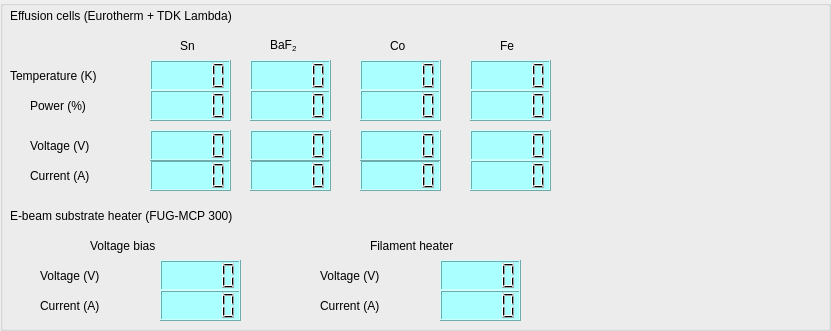
     <widget class="QGroupBox" name="groupBox_8">
      <property name="geometry">
       <rect>
        <x>10</x>
        <y>400</y>
        <width>831</width>
        <height>331</height>
       </rect>
      </property>
      <property name="title">
       <string/>
      </property>
      <widget class="QLabel" name="label_215">
       <property name="geometry">
        <rect>
         <x>10</x>
         <y>0</y>
         <width>471</width>
         <height>31</height>
        </rect>
       </property>
       <property name="styleSheet">
        <string notr="true">font: 12pt &quot;MS Shell Dlg 2&quot;;</string>
       </property>
       <property name="text">
        <string>Effusion cells (Eurotherm + TDK Lambda)</string>
       </property>
      </widget>
      <widget class="QLCDNumber" name="lcdNumber_74">
       <property name="geometry">
        <rect>
         <x>150</x>
         <y>60</y>
         <width>81</width>
         <height>31</height>
        </rect>
       </property>
       <property name="styleSheet">
        <string notr="true">background-color: rgb(170, 255, 255);</string>
       </property>
      </widget>
      <widget class="QLabel" name="label_216">
       <property name="geometry">
        <rect>
         <x>180</x>
         <y>30</y>
         <width>91</width>
         <height>31</height>
        </rect>
       </property>
       <property name="styleSheet">
        <string notr="true">font: 12pt &quot;MS Shell Dlg 2&quot;;</string>
       </property>
       <property name="text">
        <string>Sn</string>
       </property>
      </widget>
      <widget class="QLabel" name="label_217">
       <property name="geometry">
        <rect>
         <x>270</x>
         <y>30</y>
         <width>81</width>
         <height>31</height>
        </rect>
       </property>
       <property name="styleSheet">
        <string notr="true">font: 12pt &quot;MS Shell Dlg 2&quot;;</string>
       </property>
       <property name="text">
        <string>&lt;html&gt;&lt;head/&gt;&lt;body&gt;&lt;p&gt;BaF&lt;span style=&quot; vertical-align:sub;&quot;&gt;2&lt;/span&gt;&lt;/p&gt;&lt;/body&gt;&lt;/html&gt;</string>
       </property>
      </widget>
      <widget class="QLCDNumber" name="lcdNumber_75">
       <property name="geometry">
        <rect>
         <x>250</x>
         <y>60</y>
         <width>81</width>
         <height>31</height>
        </rect>
       </property>
       <property name="styleSheet">
        <string notr="true">background-color: rgb(170, 255, 255);</string>
       </property>
      </widget>
      <widget class="QLabel" name="label_218">
       <property name="geometry">
        <rect>
         <x>390</x>
         <y>30</y>
         <width>71</width>
         <height>31</height>
        </rect>
       </property>
       <property name="styleSheet">
        <string notr="true">font: 12pt &quot;MS Shell Dlg 2&quot;;</string>
       </property>
       <property name="text">
        <string>Co</string>
       </property>
      </widget>
      <widget class="QLabel" name="label_219">
       <property name="geometry">
        <rect>
         <x>500</x>
         <y>30</y>
         <width>41</width>
         <height>31</height>
        </rect>
       </property>
       <property name="styleSheet">
        <string notr="true">font: 12pt &quot;MS Shell Dlg 2&quot;;</string>
       </property>
       <property name="text">
        <string>Fe</string>
       </property>
      </widget>
      <widget class="QLCDNumber" name="lcdNumber_76">
       <property name="geometry">
        <rect>
         <x>360</x>
         <y>60</y>
         <width>81</width>
         <height>31</height>
        </rect>
       </property>
       <property name="styleSheet">
        <string notr="true">background-color: rgb(170, 255, 255);</string>
       </property>
      </widget>
      <widget class="QLCDNumber" name="lcdNumber_77">
       <property name="geometry">
        <rect>
         <x>470</x>
         <y>60</y>
         <width>81</width>
         <height>31</height>
        </rect>
       </property>
       <property name="styleSheet">
        <string notr="true">background-color: rgb(170, 255, 255);</string>
       </property>
      </widget>
      <widget class="QLabel" name="label_226">
       <property name="geometry">
        <rect>
         <x>10</x>
         <y>60</y>
         <width>161</width>
         <height>31</height>
        </rect>
       </property>
       <property name="styleSheet">
        <string notr="true">font: 10pt &quot;MS Shell Dlg 2&quot;;</string>
       </property>
       <property name="text">
        <string>Temperature (K)</string>
       </property>
      </widget>
      <widget class="QLabel" name="label_227">
       <property name="geometry">
        <rect>
         <x>30</x>
         <y>90</y>
         <width>131</width>
         <height>31</height>
        </rect>
       </property>
       <property name="styleSheet">
        <string notr="true">font: 10pt &quot;MS Shell Dlg 2&quot;;</string>
       </property>
       <property name="text">
        <string>Power (%)</string>
       </property>
      </widget>
      <widget class="QLCDNumber" name="lcdNumber_82">
       <property name="geometry">
        <rect>
         <x>360</x>
         <y>90</y>
         <width>81</width>
         <height>31</height>
        </rect>
       </property>
       <property name="styleSheet">
        <string notr="true">background-color: rgb(170, 255, 255);</string>
       </property>
      </widget>
      <widget class="QLCDNumber" name="lcdNumber_83">
       <property name="geometry">
        <rect>
         <x>250</x>
         <y>90</y>
         <width>81</width>
         <height>31</height>
        </rect>
       </property>
       <property name="styleSheet">
        <string notr="true">background-color: rgb(170, 255, 255);</string>
       </property>
      </widget>
      <widget class="QLCDNumber" name="lcdNumber_84">
       <property name="geometry">
        <rect>
         <x>470</x>
         <y>90</y>
         <width>81</width>
         <height>31</height>
        </rect>
       </property>
       <property name="styleSheet">
        <string notr="true">background-color: rgb(170, 255, 255);</string>
       </property>
      </widget>
      <widget class="QLCDNumber" name="lcdNumber_85">
       <property name="geometry">
        <rect>
         <x>150</x>
         <y>90</y>
         <width>81</width>
         <height>31</height>
        </rect>
       </property>
       <property name="styleSheet">
        <string notr="true">background-color: rgb(170, 255, 255);</string>
       </property>
      </widget>
      <widget class="QLabel" name="label_228">
       <property name="geometry">
        <rect>
         <x>30</x>
         <y>130</y>
         <width>161</width>
         <height>31</height>
        </rect>
       </property>
       <property name="styleSheet">
        <string notr="true">font: 10pt &quot;MS Shell Dlg 2&quot;;</string>
       </property>
       <property name="text">
        <string>Voltage (V)</string>
       </property>
      </widget>
      <widget class="QLabel" name="label_229">
       <property name="geometry">
        <rect>
         <x>30</x>
         <y>160</y>
         <width>161</width>
         <height>31</height>
        </rect>
       </property>
       <property name="styleSheet">
        <string notr="true">font: 10pt &quot;MS Shell Dlg 2&quot;;</string>
       </property>
       <property name="text">
        <string>Current (A)</string>
       </property>
      </widget>
      <widget class="QLCDNumber" name="lcdNumber_86">
       <property name="geometry">
        <rect>
         <x>360</x>
         <y>160</y>
         <width>81</width>
         <height>31</height>
        </rect>
       </property>
       <property name="styleSheet">
        <string notr="true">background-color: rgb(170, 255, 255);</string>
       </property>
      </widget>
      <widget class="QLCDNumber" name="lcdNumber_87">
       <property name="geometry">
        <rect>
         <x>360</x>
         <y>130</y>
         <width>81</width>
         <height>31</height>
        </rect>
       </property>
       <property name="styleSheet">
        <string notr="true">background-color: rgb(170, 255, 255);</string>
       </property>
      </widget>
      <widget class="QLCDNumber" name="lcdNumber_88">
       <property name="geometry">
        <rect>
         <x>250</x>
         <y>160</y>
         <width>81</width>
         <height>31</height>
        </rect>
       </property>
       <property name="styleSheet">
        <string notr="true">background-color: rgb(170, 255, 255);</string>
       </property>
      </widget>
      <widget class="QLCDNumber" name="lcdNumber_89">
       <property name="geometry">
        <rect>
         <x>150</x>
         <y>160</y>
         <width>81</width>
         <height>31</height>
        </rect>
       </property>
       <property name="styleSheet">
        <string notr="true">background-color: rgb(170, 255, 255);</string>
       </property>
      </widget>
      <widget class="QLCDNumber" name="lcdNumber_90">
       <property name="geometry">
        <rect>
         <x>250</x>
         <y>130</y>
         <width>81</width>
         <height>31</height>
        </rect>
       </property>
       <property name="styleSheet">
        <string notr="true">background-color: rgb(170, 255, 255);</string>
       </property>
      </widget>
      <widget class="QLCDNumber" name="lcdNumber_91">
       <property name="geometry">
        <rect>
         <x>470</x>
         <y>130</y>
         <width>81</width>
         <height>31</height>
        </rect>
       </property>
       <property name="styleSheet">
        <string notr="true">background-color: rgb(170, 255, 255);</string>
       </property>
      </widget>
      <widget class="QLCDNumber" name="lcdNumber_92">
       <property name="geometry">
        <rect>
         <x>470</x>
         <y>160</y>
         <width>81</width>
         <height>31</height>
        </rect>
       </property>
       <property name="styleSheet">
        <string notr="true">background-color: rgb(170, 255, 255);</string>
       </property>
      </widget>
      <widget class="QLCDNumber" name="lcdNumber_93">
       <property name="geometry">
        <rect>
         <x>150</x>
         <y>130</y>
         <width>81</width>
         <height>31</height>
        </rect>
       </property>
       <property name="styleSheet">
        <string notr="true">background-color: rgb(170, 255, 255);</string>
       </property>
      </widget>
      <widget class="QLabel" name="label_231">
       <property name="geometry">
        <rect>
         <x>10</x>
         <y>200</y>
         <width>471</width>
         <height>31</height>
        </rect>
       </property>
       <property name="styleSheet">
        <string notr="true">font: 12pt &quot;MS Shell Dlg 2&quot;;</string>
       </property>
       <property name="text">
        <string>E-beam substrate heater (FUG-MCP 300)</string>
       </property>
      </widget>
      <widget class="QLabel" name="label_232">
       <property name="geometry">
        <rect>
         <x>40</x>
         <y>290</y>
         <width>161</width>
         <height>31</height>
        </rect>
       </property>
       <property name="styleSheet">
        <string notr="true">font: 10pt &quot;MS Shell Dlg 2&quot;;</string>
       </property>
       <property name="text">
        <string>Current (A)</string>
       </property>
      </widget>
      <widget class="QLCDNumber" name="lcdNumber_94">
       <property name="geometry">
        <rect>
         <x>160</x>
         <y>260</y>
         <width>81</width>
         <height>31</height>
        </rect>
       </property>
       <property name="styleSheet">
        <string notr="true">background-color: rgb(170, 255, 255);</string>
       </property>
      </widget>
      <widget class="QLabel" name="label_233">
       <property name="geometry">
        <rect>
         <x>40</x>
         <y>260</y>
         <width>161</width>
         <height>31</height>
        </rect>
       </property>
       <property name="styleSheet">
        <string notr="true">font: 10pt &quot;MS Shell Dlg 2&quot;;</string>
       </property>
       <property name="text">
        <string>Voltage (V)</string>
       </property>
      </widget>
      <widget class="QLCDNumber" name="lcdNumber_95">
       <property name="geometry">
        <rect>
         <x>160</x>
         <y>290</y>
         <width>81</width>
         <height>31</height>
        </rect>
       </property>
       <property name="styleSheet">
        <string notr="true">background-color: rgb(170, 255, 255);</string>
       </property>
      </widget>
      <widget class="QLabel" name="label_234">
       <property name="geometry">
        <rect>
         <x>320</x>
         <y>290</y>
         <width>161</width>
         <height>31</height>
        </rect>
       </property>
       <property name="styleSheet">
        <string notr="true">font: 10pt &quot;MS Shell Dlg 2&quot;;</string>
       </property>
       <property name="text">
        <string>Current (A)</string>
       </property>
      </widget>
      <widget class="QLCDNumber" name="lcdNumber_96">
       <property name="geometry">
        <rect>
         <x>440</x>
         <y>260</y>
         <width>81</width>
         <height>31</height>
        </rect>
       </property>
       <property name="styleSheet">
        <string notr="true">background-color: rgb(170, 255, 255);</string>
       </property>
      </widget>
      <widget class="QLabel" name="label_235">
       <property name="geometry">
        <rect>
         <x>320</x>
         <y>260</y>
         <width>161</width>
         <height>31</height>
        </rect>
       </property>
       <property name="styleSheet">
        <string notr="true">font: 10pt &quot;MS Shell Dlg 2&quot;;</string>
       </property>
       <property name="text">
        <string>Voltage (V)</string>
       </property>
      </widget>
      <widget class="QLCDNumber" name="lcdNumber_97">
       <property name="geometry">
        <rect>
         <x>440</x>
         <y>290</y>
         <width>81</width>
         <height>31</height>
        </rect>
       </property>
       <property name="styleSheet">
        <string notr="true">background-color: rgb(170, 255, 255);</string>
       </property>
      </widget>
      <widget class="QLabel" name="label_236">
       <property name="geometry">
        <rect>
         <x>370</x>
         <y>230</y>
         <width>161</width>
         <height>31</height>
        </rect>
       </property>
       <property name="styleSheet">
        <string notr="true">font: 10pt &quot;MS Shell Dlg 2&quot;;</string>
       </property>
       <property name="text">
        <string>Filament heater</string>
       </property>
      </widget>
      <widget class="QLabel" name="label_237">
       <property name="geometry">
        <rect>
         <x>90</x>
         <y>230</y>
         <width>161</width>
         <height>31</height>
        </rect>
       </property>
       <property name="styleSheet">
        <string notr="true">font: 10pt &quot;MS Shell Dlg 2&quot;;</string>
       </property>
       <property name="text">
        <string>Voltage bias</string>
       </property>
      </widget>
     </widget>
